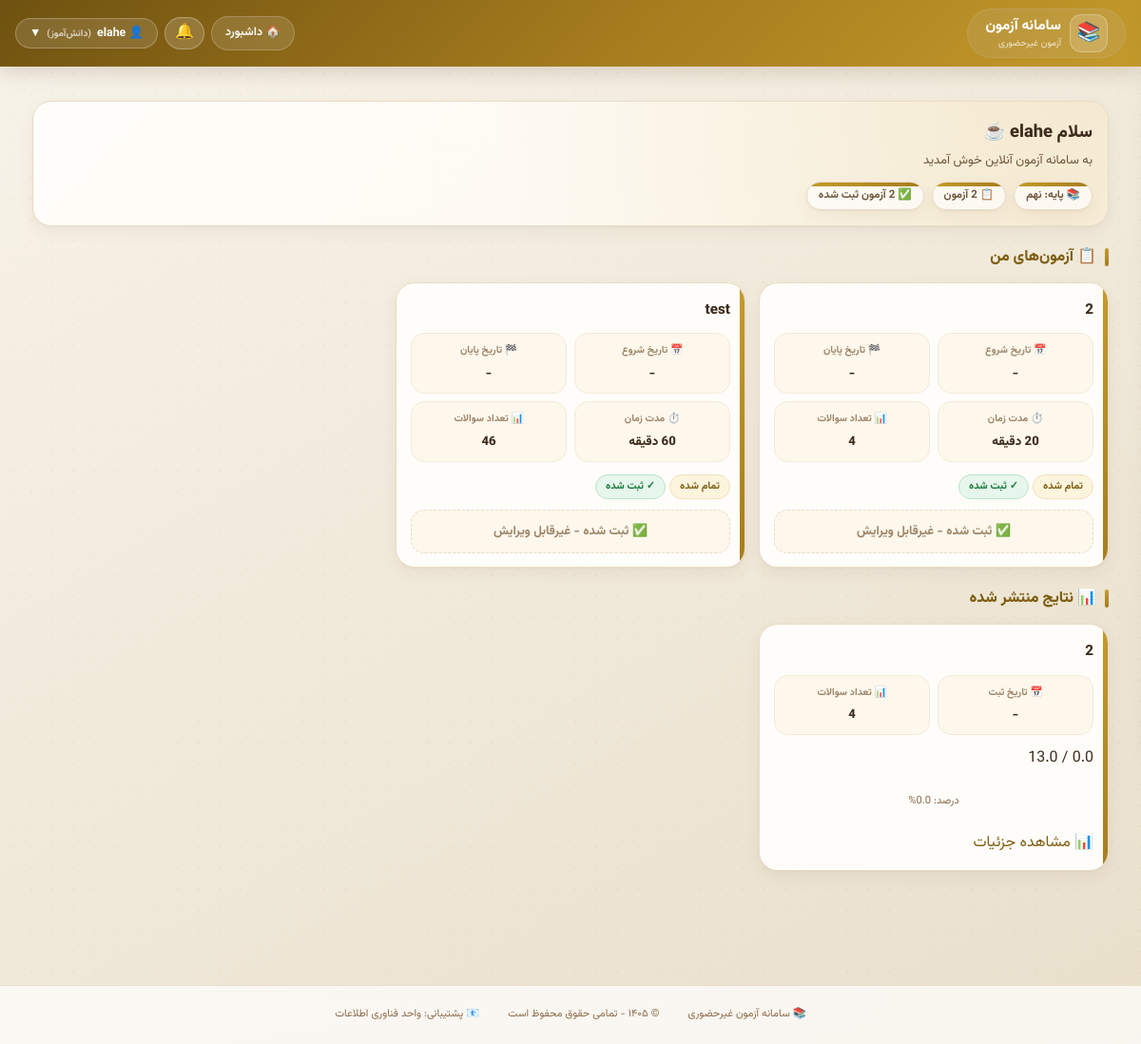
The app's page /student/dashboard/ (signed in) with its own data.
### accounts/models.py (models this page shows, shortened)
class User(AbstractUser):
    ROLE_CHOICES = [
        ('admin', 'ادمین'),
        ('teacher', 'معلم'),
        ('student', 'دانش‌آموز'),
    ]
    role = models.CharField(max_length=10, choices=ROLE_CHOICES, default='student')
    grade = models.ForeignKey(Grade, on_delete=models.SET_NULL, null=True, blank=True)
    student_code = models.CharField(max_length=10, unique=True, null=True, blank=True)
    phone = models.CharField(max_length=15, blank=True)

class Grade(models.Model):
    GRADE_CHOICES = [
        ('7', 'هفتم'),
        ('8', 'هشتم'),
        ('9', 'نهم'),
    ]
    name = models.CharField(max_length=20, choices=GRADE_CHOICES, unique=True)

### exams/models.py (models this page shows, shortened)
class Exam(models.Model):
    title = models.CharField(max_length=200)
    teacher = models.ForeignKey(settings.AUTH_USER_MODEL, on_delete=models.CASCADE,
                                limit_choices_to={'role': 'teacher'})
    grade = models.ForeignKey(Grade, on_delete=models.CASCADE)
    duration_minutes = models.IntegerField()
    start_time = models.DateTimeField()
    end_time = models.DateTimeField()
    students = models.ManyToManyField(settings.AUTH_USER_MODEL, related_name='exams',
                                      limit_choices_to={'role': 'student'})
    is_active = models.BooleanField(default=True)
    show_score_to_student = models.BooleanField(default=False)
    created_at = models.DateTimeField(auto_now_add=True)
    random_questions = models.BooleanField(default=False)
    enable_anti_cheat = models.BooleanField(default=True, verbose_name="فعال کردن سیستم تشخیص تقلب")
    prevent_tab_switch = models.BooleanField(default=True, verbose_name="جلوگیری از تغییر تب")
    prevent_copy_paste = models.BooleanField(default=True, verbose_name="جلوگیری از کپی/پیست")
    track_ip = models.BooleanField(default=True, verbose_name="ردیابی IP")
    TIMER_TYPE_CHOICES = [
        ('floating', 'تایم شناور (از لحظه شروع دانش‌آموز)'),
        ('fixed', 'تایم ثابت (همه تا زمان پایان مشخص)'),
    ]
    timer_type = models.CharField(
        max_length=20,
        choices=TIMER_TYPE_CHOICES,
        default='floating',
        verbose_name="نوع تایمر"
    )
    show_questions_mode = models.CharField(
        max_length=20,
        choices=[('all', 'همه سوالات در یک صفحه'), ('one_by_one', 'هر سوال در یک صفحه')],
        default='one_by_one',
        verbose_name="نحوه نمایش سوالات"
    )
    show_back_button = models.BooleanField(default=True, verbose_name="نمایش دکمه بازگشت به سوال قبلی")
    allow_teacher_answer = models.BooleanField(default=True, verbose_name="معلم می‌تواند پاسخ تشریحی وارد کند")
    show_answers_after_exam = models.BooleanField(default=False,
                                                  verbose_name="نمایش پاسخ صحیح به دانش‌آموز بعد از اتمام")

### student_panel/views.py (the view)
# urls.py: path('dashboard/', views.student_dashboard, name='student_dashboard'),
@login_required
def student_dashboard(request):
    if request.user.role != 'student':
        return redirect('/')
    now = timezone.now()
    student = request.user
    exams = Exam.objects.filter(students=student).order_by('-created_at')
    exams_with_status = []
    for exam in exams:
        attempt = ExamAttempt.objects.filter(student=student, exam=exam).first()
        if not exam.is_active:
            status = 'inactive'
            status_text = 'غیرفعال'
            status_badge_class = 'status-inactive'
            status_class = 'inactive'
            can_start = False
        elif exam.start_time <= now <= exam.end_time:
            status = 'ongoing'
            status_text = 'در حال برگزاری'
            status_badge_class = 'status-ongoing'
            status_class = 'ongoing'
            can_start = True
        elif exam.end_time < now:
            status = 'ended'
            status_text = 'تمام شده'
            status_badge_class = 'status-ended'
            status_class = 'ended'
            can_start = False
        elif exam.start_time > now:
            status = 'not_started'
            status_text = 'شروع نشده'
            status_badge_class = 'status-not-started'
            status_class = 'not-started'
            can_start = False
        else:
            status = 'active'
            status_text = 'فعال'
            status_badge_class = 'status-active'
            status_class = 'active'
            can_start = True
        exams_with_status.append({
            'exam': exam,
            'attempt': attempt,
            'hashed_id': hash_exam_id(exam.id),
            'status': status,
            'status_text': status_text,
            'status_badge_class': status_badge_class,
            'status_class': status_class,
            'can_start': can_start,
            'start_time_jalali': to_jalali(exam.start_time),
            'end_time_jalali': to_jalali(exam.end_time),
        })
    completed_attempts = ExamAttempt.objects.filter(
        student=student,
        status='submitted'
    ).select_related('exam')
    completed_results = []
    total_score_sum = Decimal('0.00')
    total_possible_sum = Decimal('0.00')
    for attempt in completed_attempts:
        answers = StudentAnswer.objects.filter(
            student=student,
            question__exam=attempt.exam
        )
        total_score = Decimal('0.00')
        total_possible = Decimal('0.00')
        for a in answers:
            if a.score_obtained is not None:
                try:
                    total_score += Decimal(str(a.score_obtained))
                except:
                    total_score += Decimal('0.00')
            if a.question.max_score is not None:
                try:
                    total_possible += Decimal(str(a.question.max_score))
                except:
                    total_possible += Decimal('0.00')
        total_score_float = float(total_score)
        total_possible_float = float(total_possible)
        percentage = (total_score_float / total_possible_float * 100) if total_possible_float > 0 else 0
        show_score = attempt.exam.show_score_to_student
        completed_results.append({
            'exam': attempt.exam,
            'attempt': attempt,
            'score': total_score_float,
            'total_possible': total_possible_float,
            'percentage': round(percentage, 1),
            'date_jalali': to_jalali(attempt.submitted_at or attempt.started_at or attempt.exam.end_time),
            'show_score': show_score,
        })
        if show_score:
            total_score_sum += total_score
            total_possible_sum += total_possible
    total_score_sum_float = float(total_score_sum)
    total_possible_sum_float = float(total_possible_sum)
    overall_average = (total_score_sum_float / total_possible_sum_float * 20) if total_possible_sum_float > 0 else 0
    try:
        from admin_panel.models import SystemSetting
        show_report_card = SystemSetting.get_setting('show_report_card_to_students', False)
    except ImportError:
        show_report_card = getattr(settings, 'SHOW_REPORT_CARD', False)
    report_data = []
    for result in completed_results:
        if result['show_score']:
            report_data.append({
                'exam_title': result['exam'].title,
                'score': result['score'],
                'total_possible': result['total_possible'],
                'percentage': result['percentage'],
                'date_jalali': result['date_jalali'],
                'semester': get_exam_semester(result['exam']),
                'grade_name': result['exam'].grade.get_name_display() if result['exam'].grade else '',
            })
    return render(request, 'student_panel/dashboard.html', {
        'exams_with_status': exams_with_status,
        'completed_results': completed_results,
        'now': now,
        'overall_average': round(overall_average, 2),
        'total_possible_sum': float(total_possible_sum),
        'show_report_card': show_report_card,
        'report_data': report_data,
        'current_semester': get_current_semester(),
    })

### templates/student_panel/dashboard.html (shortened to what this page needs)
{% extends 'base.html' %}
{% load static %}
{% block content %}
<div class="container">
    <div class="welcome-card">
        <div class="welcome-title">سلام {{ user.get_full_name|default:user.username }} ☕</div>
        <div class="welcome-subtitle">به سامانه آزمون آنلاین خوش آمدید</div>
        <div class="info-stats">
            <div class="info-stat">📚 پایه: {{ user.grade.get_name_display|default:'تعریف نشده' }}</div>
            <div class="info-stat">📋 {{ exams_with_status|length }} آزمون</div>
            <div class="info-stat">✅ {{ completed_results|length }} آزمون ثبت شده</div>
        </div>
    </div>
    <div class="section-title">📋 آزمون‌های من</div>
    <div class="exams-grid">
        {% for item in exams_with_status %}
        <div class="exam-card {{ item.status_class }}">
            <div class="exam-title">{{ item.exam.title }}</div>
            <div class="info-two-columns">
                <div class="info-badge">
                    <span class="label">📅 تاریخ شروع</span>
                    <span class="value">{{ item.start_time_jalali|default:'-' }}</span>
                </div>
                <div class="info-badge">
                    <span class="label">🏁 تاریخ پایان</span>
                    <span class="value">{{ item.end_time_jalali|default:'-' }}</span>
                </div>
                <div class="info-badge">
                    <span class="label">⏱️ مدت زمان</span>
                    <span class="value">{{ item.exam.duration_minutes }} دقیقه</span>
                </div>
                <div class="info-badge">
                    <span class="label">📊 تعداد سوالات</span>
                    <span class="value">{{ item.exam.questions.count }}</span>
                </div>
            </div>
            <div>
                <span class="status-badge {{ item.status_badge_class }}">{{ item.status_text }}</span>
                {% if item.attempt and item.attempt.status == 'submitted' %}
                    <span class="status-badge status-completed">✓ ثبت شده</span>
                {% elif item.attempt and item.attempt.status == 'in_progress' %}
                    <span class="status-badge status-ongoing">⏳ در حال انجام</span>
                {% endif %}
            </div>
            {% if item.attempt and item.attempt.status == 'submitted' %}
                <div class="btn-disabled">✅ ثبت شده - غیرقابل ویرایش</div>
            {% else %}
                <div class="btn-disabled">
                    {% if not item.exam.is_active %}🔒 غیرفعال
                    {% elif item.exam.end_time < now %}📅 تمام شده
                    {% else %}🚫 غیرقابل دسترسی{% endif %}
                </div>
            {% endif %}
        </div>
        {% empty %}
        <div class="empty-state">📭 هیچ آزمونی برای شما وجود ندارد.</div>
        {% endfor %}
    </div>
    <div class="section-title">📊 نتایج منتشر شده</div>
    <div class="exams-grid">
        {% for result in completed_results %}
            {% if result.show_score %}
            <div class="exam-card completed">
                <div class="exam-title">{{ result.exam.title }}</div>
                <div class="info-two-columns">
                    <div class="info-badge">
                        <span class="label">📅 تاریخ ثبت</span>
                        <span class="value">{{ result.date_jalali|default:'-' }}</span>
                    </div>
                    <div class="info-badge">
                        <span class="label">📊 تعداد سوالات</span>
                        <span class="value">{{ result.exam.questions.count }}</span>
                    </div>
                </div>
                <div class="score-circle">
                    <span class="score-number">{{ result.score|floatformat:1 }}</span>
                    <span class="score-total"> / {{ result.total_possible|floatformat:1 }}</span>
                </div>
                <div style="text-align: center; font-size: 0.7rem; color: #8b6b4a; margin-bottom: 8px;">
                    درصد: {{ result.percentage }}%
                </div>
                <a href="{% url 'exam_result_detail' result.exam.id %}" class="btn-result">📊 مشاهده جزئیات</a>
            </div>
            {% endif %}
        {% empty %}
        <div class="empty-state">📭 هنوز نتیجه‌ای منتشر نشده است.</div>
        {% endfor %}
    </div>
</div>
{% endblock %}

### templates/base.html (shortened to what this page needs)
<!DOCTYPE html>
<html dir="rtl" lang="fa">
<head>
    {% load static %}
    <link rel="stylesheet" href="{% static 'css/site.css' %}?v=1">
</head>
<body>
<div class="navbar">
    <div class="nav-container">
        <div class="logo">
            <span class="logo-icon">📚</span>
            <div>
                <div class="logo-text">سامانه آزمون</div>
                <div class="logo-sub">آزمون غیرحضوری</div>
            </div>
        </div>
        <div class="nav-links">
            {% if user.is_authenticated %}
                {% if user.role == 'admin' %}
                    <a href="{% url 'admin_dashboard' %}" class="nav-link">🏠 داشبورد</a>
                    <a href="{% url 'manage_users' %}" class="nav-link">👥 مدیریت کاربران</a>
                    <a href="{% url 'manage_exams' %}" class="nav-link">📋 مدیریت آزمون‌ها</a>
                    <a href="{% url 'system_logs' %}" class="nav-link">📜 لاگ سیستم</a>
                {% elif user.role == 'teacher' %}
                    <a href="{% url 'teacher_dashboard' %}" class="nav-link">🏠 داشبورد</a>
                    <a href="{% url 'create_exam' %}" class="nav-link">➕ آزمون جدید</a>
                    <a href="{% url 'question_bank' %}" class="nav-link">📚 بانک سوال</a>
                    <a href="{% url 'groups' %}" class="nav-link">👥 گروه‌ها</a>
                {% elif user.role == 'student' %}
                    <a href="{% url 'student_dashboard' %}" class="nav-link">🏠 داشبورد</a>
                    <details class="bell-menu">
                        <summary title="اطلاعیه‌ها">🔔{% if bell_count %}<b>{{ bell_count }}</b>{% endif %}</summary>
                    </details>
                {% endif %}
                <div class="dropdown" id="userDropdown">
                    <button class="dropdown-btn" id="dropdownBtn">
                        {{ user.get_full_name|default:user.username }}
                        <span style="font-size: 10px; opacity: 0.7;">
                            ({% if user.role == 'admin' %}ادمین{% elif user.role == 'teacher' %}معلم{% else %}دانش‌آموز{% endif %})
                        </span>
                        ▼
                    </button>
                </div>
            {% else %}
                <a href="{% url 'login' %}" class="nav-link">🔐 ورود</a>
            {% endif %}
        </div>
    </div>
</div>
<div class="main-content">
    {% block content %}{% endblock %}
</div>
<div class="footer">
    <div class="footer-content">
        <span>📚 سامانه آزمون غیرحضوری</span>
        <span>© ۱۴۰۵ - تمامی حقوق محفوظ است</span>
        <span>📧 پشتیبانی: واحد فناوری اطلاعات</span>
    </div>
</div>
</body>
</html>

### records on screen
User: get_full_name "elahe", grade.name "نهم"
Exam: exam "2", start_time_jalali "-", end_time_jalali "-", exam.questions.count "4", status_text "تمام شده", date_jalali "-", score "0.0", total_possible "13.0", percentage "0.0"
Exam: exam "test", start_time_jalali "-", end_time_jalali "-", exam.questions.count "46", status_text "تمام شده"

### other values on screen
{{ exams_with_status|length }} "2"
{{ completed_results|length }} "2"
